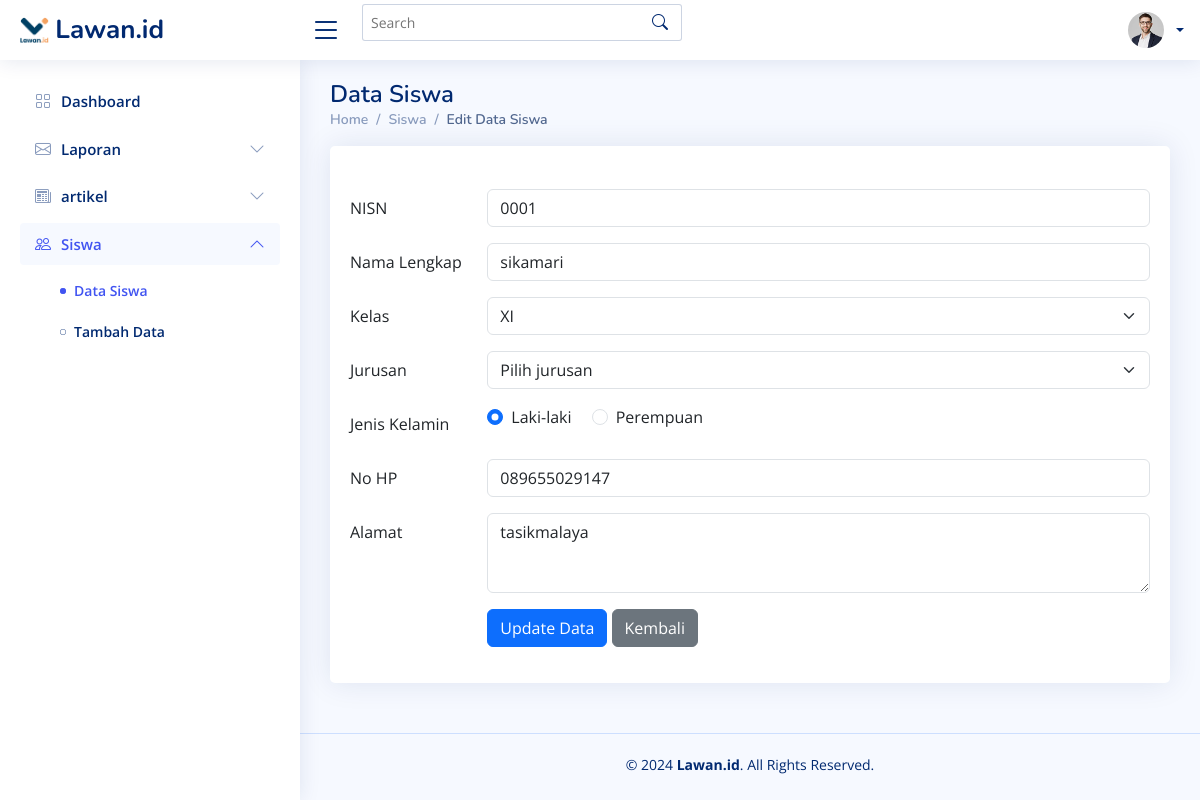
The page /admin/editsiswa.php?nisn=0001 on the database as committed earlier.
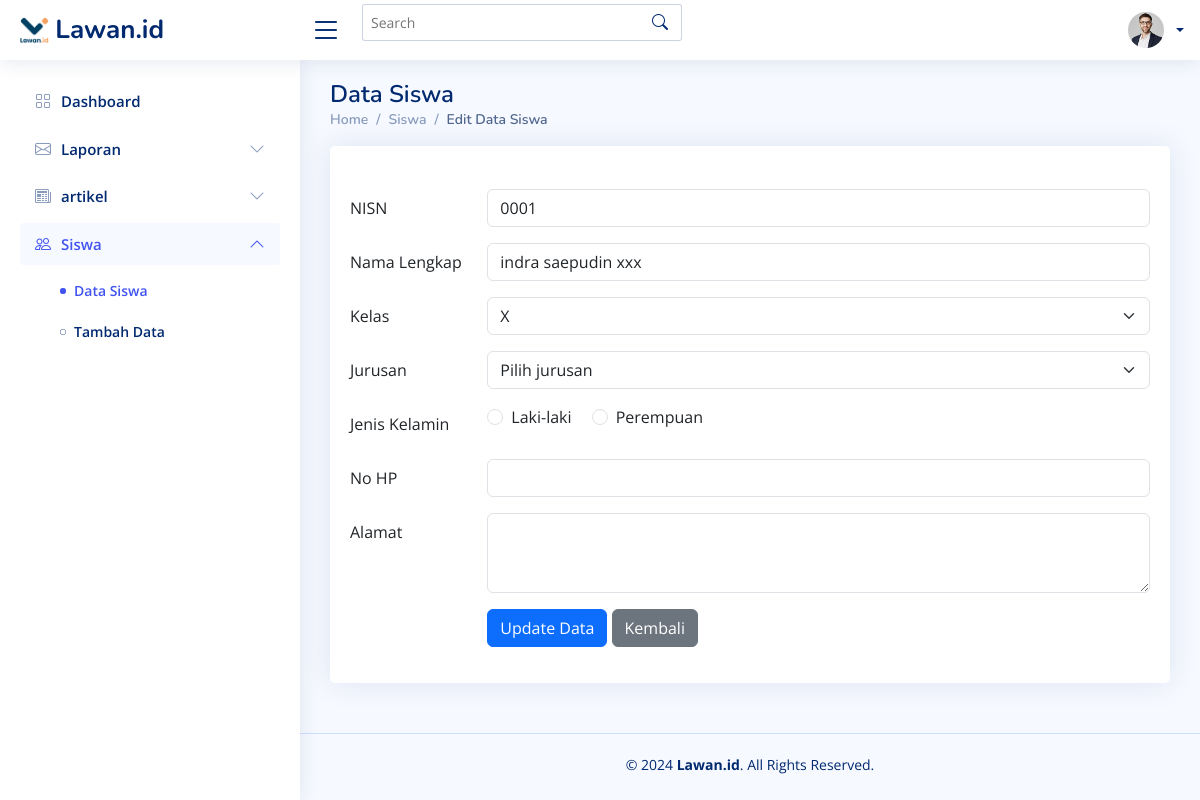
The same page on the database as committed later.
### tables this page shows
CREATE TABLE `siswa` (
  `nisn` char(16) NOT NULL,
  `foto` varchar(200) NOT NULL,
  `password` varchar(15) NOT NULL,
  `nama` varchar(35) NOT NULL,
  `kelas` varchar(35) NOT NULL,
  `jurusan` varchar(35) NOT NULL,
  `jenis_kelamin` varchar(35) NOT NULL,
  `no_hp` varchar(35) NOT NULL,
  `alamat` varchar(35) NOT NULL
);

### admin/editsiswa.php (the view, shortened to what the changed rows need)
<?php
include "conn.php";
if (isset($_GET['nisn'])) {
  $nisn = $_GET['nisn'];
  $query = "SELECT * FROM siswa WHERE nisn = '$nisn'";
  $result = mysqli_query($conn, $query);
  if (mysqli_num_rows($result) > 0) {
    $siswa = mysqli_fetch_assoc($result);
    $nisn = $siswa['nisn'];
    $nama = $siswa['nama'];
    $kelas = $siswa['kelas'];
    $jenis_kelamin = $siswa['jenis_kelamin'];
    $no_hp = $siswa['no_hp'];
    $alamat = $siswa['alamat'];
?>
    <DOCTYPE html>
      <html lang="en">
      <head>
        <link href="../template/NiceAdmin/assets/vendor/bootstrap/css/bootstrap.min.css" rel="stylesheet">
        <link href="../template/NiceAdmin/assets/vendor/bootstrap-icons/bootstrap-icons.css" rel="stylesheet">
        <link href="../template/NiceAdmin/assets/vendor/boxicons/css/boxicons.min.css" rel="stylesheet">
        <link href="../template/NiceAdmin/assets/vendor/quill/quill.snow.css" rel="stylesheet">
        <link href="../template/NiceAdmin/assets/vendor/quill/quill.bubble.css" rel="stylesheet">
        <link href="../template/NiceAdmin/assets/vendor/remixicon/remixicon.css" rel="stylesheet">
        <link href="../template/NiceAdmin/assets/vendor/simple-datatables/style.css" rel="stylesheet">
        <link href="../template/NiceAdmin/assets/css/style.css" rel="stylesheet">
      </head>
      <body>
        <header id="header" class="header fixed-top d-flex align-items-center">
          <div class="d-flex align-items-center justify-content-between">
            <a href="dashboard.php" class="logo d-flex align-items-center">
              <img src="../assets/img/terapan/logo-large.png" alt="">
              <span class="d-none d-lg-block"> Lawan.id</span>
            </a>
            <i class="bi bi-list toggle-sidebar-btn"></i>
          </div>
          <div class="search-bar">
            <form class="search-form d-flex align-items-center" method="POST" action="#">
              <input type="text" name="query" placeholder="Search" title="Enter search keyword">
              <button type="submit" title="Search"><i class="bi bi-search"></i></button>
            </form>
          </div>
          <nav class="header-nav ms-auto">
            <ul class="d-flex align-items-center">
              <li class="nav-item dropdown pe-3">
                <a class="nav-link nav-profile d-flex align-items-center pe-0" href="#" data-bs-toggle="dropdown">
                  <img src="../template/NiceAdmin/assets/img/profile-img.jpg" alt="Profile" class="rounded-circle">
                  <span class="d-none d-md-block dropdown-toggle ps-2"> <?php echo $_SESSION['nisn']['nama']; ?></span>
                </a>
              </li>
            </ul>
          </nav>
        </header>
        <aside id="sidebar" class="sidebar">
          <ul class="sidebar-nav" id="sidebar-nav">
            <li class="nav-item">
              <a class="nav-link collapsed" href="dashboard.php">
                <i class="bi bi-grid"></i>
                <span>Dashboard</span>
              </a>
            </li>
            <li class="nav-item">
              <a class="nav-link collapsed" data-bs-target="#laporan-nav" data-bs-toggle="collapse" href="#">
                <i class="bi bi-envelope"></i><span>Laporan</span><i class="bi bi-chevron-down ms-auto"></i>
              </a>
            </li>
            <li class="nav-item">
              <a class="nav-link collapsed" data-bs-target="#artikel-nav" data-bs-toggle="collapse" href="#">
                <i class="bi bi-newspaper"></i><span>artikel</span><i class="bi bi-chevron-down ms-auto"></i>
              </a>
            </li>
            <li class="nav-item">
              <a class="nav-link" data-bs-target="#forms-nav" data-bs-toggle="collapse" href="#">
                <i class="bi bi-people"></i><span>Siswa</span><i class="bi bi-chevron-down ms-auto"></i>
              </a>
              <ul id="forms-nav" class="nav-content" data-bs-parent="#sidebar-nav">
                <li>
                  <a href="datasiswa.php" class="active">
                    <i class="bi bi-circle"></i><span>Data Siswa</span>
                  </a>
                </li>
                <li>
                  <a href="tambahdata.php">
                    <i class="bi bi-circle"></i><span>Tambah Data</span>
                  </a>
                </li>
              </ul>
            </li>
          </ul>
        </aside>
        <main id="main" class="main">
          <div class="pagetitle">
            <h1>Data Siswa</h1>
            <nav>
              <ol class="breadcrumb">
                <li class="breadcrumb-item">Home</li>
                <li class="breadcrumb-item">Siswa</li>
                <li class="breadcrumb-item active">Edit Data Siswa</li>
              </ol>
            </nav>
          </div>
          <section class="section dashboard">
            <div class="row">
              <div class="col-lg-12">
                <div class="row">
                  <section class="section">
                    <div class="row">
                      <div class="col-lg-12">
                        <div class="card">
                          <div class="card-body">
                            <h5 class="card-title"></h5>
                            <form action="" method="post">
                              <div class="row mb-3">
                                <label for="username" class="col-sm-2 col-form-label">NISN</label>
                                <div class="col-sm-10">
                                  <input type="text" class="form-control" name="username" id="username" value="<?php echo $nisn; ?>" readonly />
                                </div>
                              </div>
                              <div class="row mb-3">
                                <label for="nama" class="col-sm-2 col-form-label">Nama Lengkap</label>
                                <div class="col-sm-10">
                                  <input type="text" class="form-control" name="nama" id="nama" value="<?php echo $nama; ?>" required />
                                </div>
                              </div>
                              <div class="row mb-3">
                                <label for="kelas" class="col-sm-2 col-form-label">Kelas</label>
                                <div class="col-sm-10">
                                  <select class="form-select" id="kelas" name="kelas" aria-label="Default select example" onchange="updateJurusanOptions()" required>
                                    <option value="X" <?php echo ($kelas == 'X') ? 'selected' : ''; ?>>X</option>
                                    <option value="XI" <?php echo ($kelas == 'XI') ? 'selected' : ''; ?>>XI</option>
                                  </select>
                                </div>
                              </div>
                              <div class="row mb-3">
                                <label for="jurusan" class="col-sm-2 col-form-label">Jurusan</label>
                                <div class="col-sm-10">
                                  <select class="form-select" id="jurusan" name="jurusan" aria-label="Default select example" required>
                                  </select>
                                </div>
                              </div>
                              <div class="row mb-3">
                                <label for="jenis_kelamin" class="col-sm-2 col-form-label">Jenis Kelamin</label>
                                <div class="col-sm-10">
                                  <div class="form-check form-check-inline">
                                    <input class="form-check-input" type="radio" name="jenis_kelamin" id="optionLaki" value="laki-laki" <?php echo ($jenis_kelamin == 'laki-laki') ? 'checked' : ''; ?> required>
                                    <label class="form-check-label" for="optionLaki">Laki-laki</label>
                                  </div>
                                  <div class="form-check form-check-inline">
                                    <input class="form-check-input" type="radio" name="jenis_kelamin" id="optionPerempuan" value="perempuan" <?php echo ($jenis_kelamin == 'perempuan') ? 'checked' : ''; ?> required>
                                    <label class="form-check-label" for="optionPerempuan">Perempuan</label>
                                  </div>
                                </div>
                              </div>
                              <div class="row mb-3">
                                <label for="no_hp" class="col-sm-2 col-form-label">No HP</label>
                                <div class="col-sm-10">
                                  <input type="text" class="form-control" name="no_hp" id="no_hp" value="<?php echo $no_hp; ?>" required />
                                </div>
                              </div>
                              <div class="row mb-3">
                                <label for="alamat" class="col-sm-2 col-form-label">Alamat</label>
                                <div class="col-sm-10">
                                  <textarea type="text" class="form-control" style="height: 80px;" name="alamat" id="alamat" required><?php echo $alamat; ?></textarea>
                                </div>
                              </div>
                              <div class="row mb-3">
                                <label class="col-sm-2 col-form-label"></label>
                                <div class="col-sm-10">
                                  <button type="submit" name="submit" class="btn btn-primary">Update Data</button>
                                  <a href="datasiswa.php" class="btn btn-secondary">Kembali</a>
                                </div>
                              </div>
                            </form>
                          </div>
                        </div>
                      </div>
                    </div>
                </div>
              </div>
            </div>
          </section>
        </main>
        <footer id="footer" class="footer">
          <div class="copyright">
            &copy; <?php echo date('Y'); ?> <strong>Lawan.id</strong>. All Rights Reserved.
          </div>
          <div class="credits">
          </div>
        </footer>
    <?php
  }
}
    ?>
      </body>
      </html>

Rows that differ between the two databases and show on the page:
changed siswa "☐ Perempuan": nama "sikamari" → "indra saepudin xxx"; jenis_kelamin "☑ Laki-laki" → "☐ Laki-laki"; kelas "XI" → (not shown); no_hp "089655029147" → (not shown); alamat "tasikmalaya" → (not shown)
Other text that changed with them:
form field kelas: (not shown) → "X"
